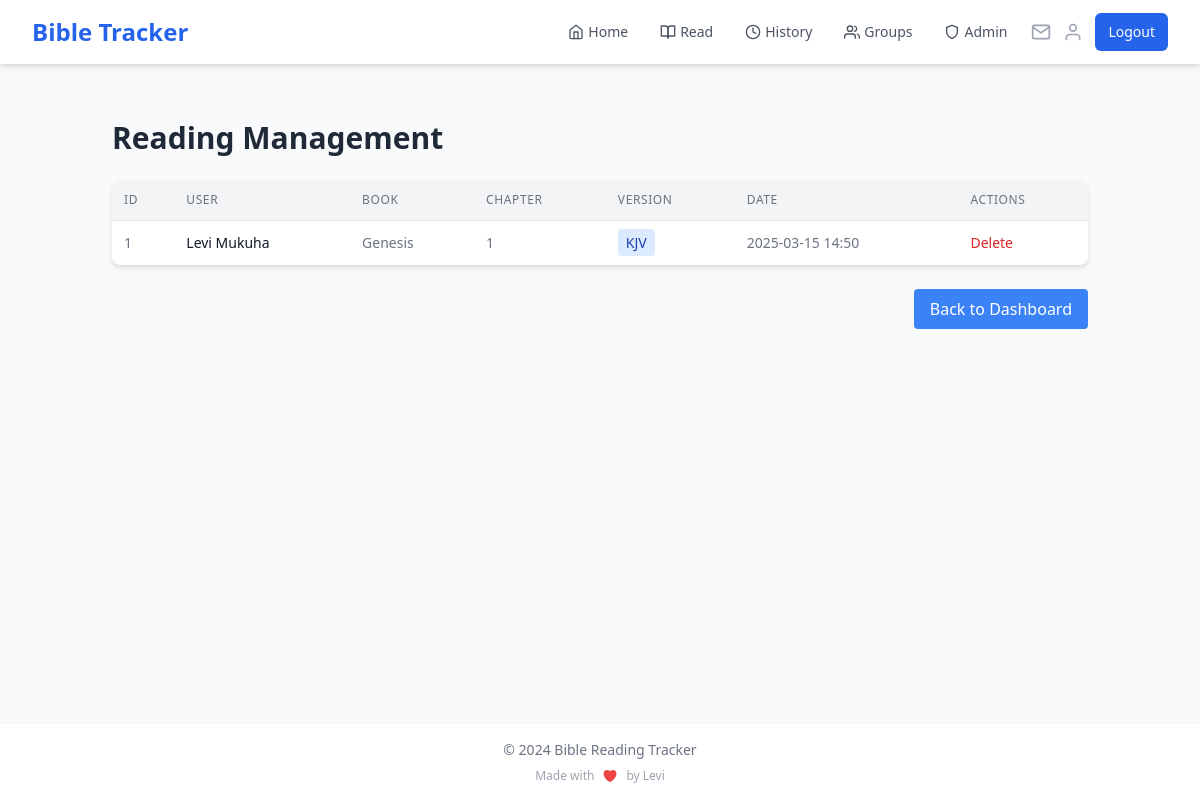
Page /admin/readings (signed in) on the earlier database version.
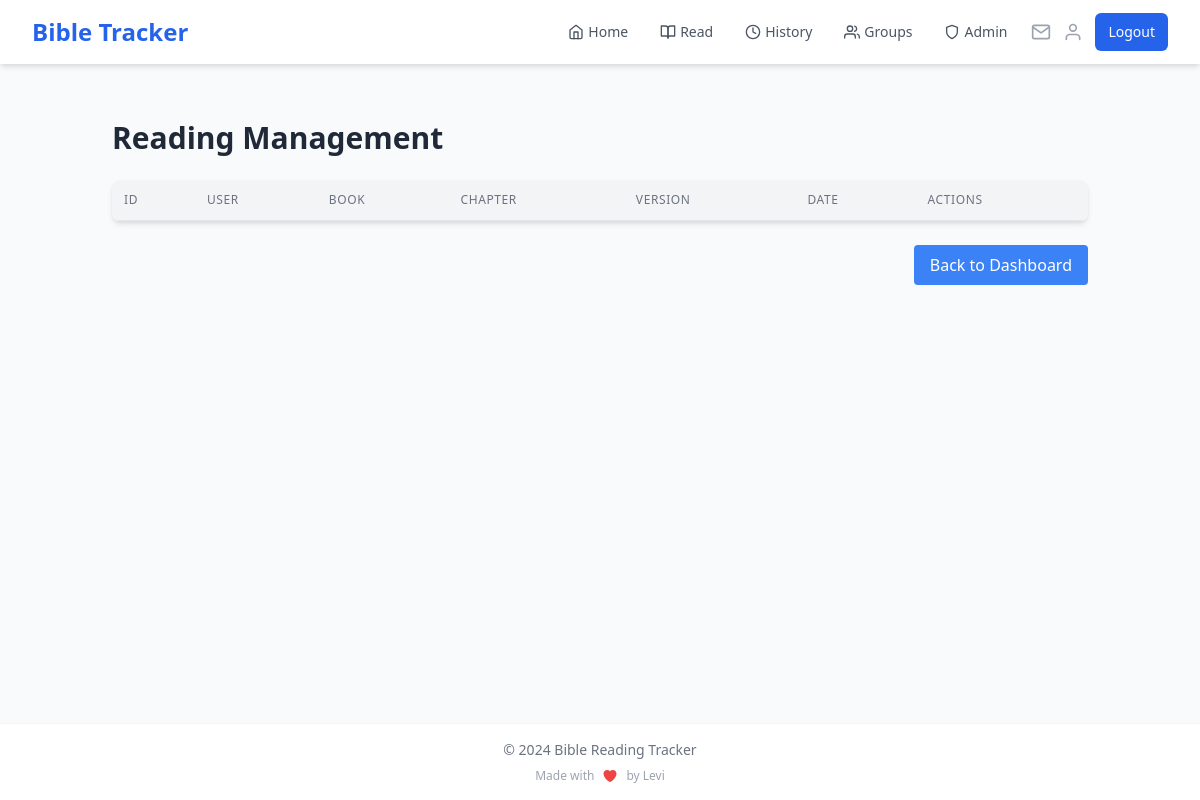
Same page on the later database version.
### app.py (models this page shows)
class Reading(db.Model):
    __table_args__ = (
        db.Index('idx_user_date', 'user_id', 'date'),
    )
    id = db.Column(db.Integer, primary_key=True)
    user_id = db.Column(db.Integer, db.ForeignKey('user.id'), nullable=False)
    book = db.Column(db.String(50), nullable=False)
    chapter = db.Column(db.Integer, nullable=False)
    verses = db.Column(db.String(200))
    highlights = db.Column(db.Text)
    date = db.Column(db.DateTime, default=datetime.utcnow, index=True)
    bible_version = db.Column(db.String(10), default='KJV')

class User(UserMixin, db.Model):
    id = db.Column(db.Integer, primary_key=True)
    name = db.Column(db.String(100), nullable=False)
    email = db.Column(db.String(120), unique=True, nullable=False, index=True)
    password_hash = db.Column(db.String(200), nullable=False)
    streak = db.Column(db.Integer, default=0)
    last_read_date = db.Column(db.DateTime, index=True)
    readings = db.relationship('Reading', backref='user', lazy='dynamic')
    preferred_version = db.Column(db.String(10), default='KJV')
    created_groups = db.relationship('ReadingGroup', backref='creator', lazy='dynamic')
    group_memberships = db.relationship('GroupMember', backref='user', lazy='dynamic')

### app.py (the view)
@app.route('/admin/readings')
@login_required
@admin_required
def admin_readings():
    page = request.args.get('page', 1, type=int)
    per_page = 50
    readings = Reading.query.order_by(Reading.date.desc()).paginate(page=page, per_page=per_page, error_out=False)
    return render_template('admin/readings.html', readings=readings)

### app.py (called while the page is built)
@login_manager.user_loader
def load_user(user_id):
    if 'user_id' in session:
        return User.query.get(int(session['user_id']))
    return None

@app.context_processor
def inject_user_name():
    if current_user.is_authenticated:
        return dict(user_name=current_user.name)
    return dict(user_name='Guest')

@app.context_processor
def inject_invitation_count():
    if current_user.is_authenticated:
        invitation_count = GroupInvitation.query.filter(
            GroupInvitation.email == current_user.email,
            GroupInvitation.used == False,
            GroupInvitation.expires_at > datetime.utcnow()
        ).count()
        return dict(invitation_count=invitation_count)
    return dict(invitation_count=0)

def admin_required(f):
    @wraps(f)
    def decorated_function(*args, **kwargs):
        if not current_user.is_authenticated or current_user.email.lower() != 'mukuhalevi@gmail.com'.lower():
            flash('You do not have permission to access the admin panel.')
            return redirect(url_for('home'))
        return f(*args, **kwargs)
    return decorated_function

### templates/admin/readings.html (shortened to what this page needs)
{% extends "base.html" %}
{% block content %}
<div class="container mx-auto p-6">
    <h1 class="text-3xl font-bold mb-6 text-gray-800">Reading Management</h1>
    <div class="bg-white shadow-md rounded-lg overflow-hidden">
        <table class="w-full">
            <thead class="bg-gray-100 border-b">
                <tr>
                    <th class="p-3 text-left text-xs font-medium text-gray-500 uppercase tracking-wider">ID</th>
                    <th class="p-3 text-left text-xs font-medium text-gray-500 uppercase tracking-wider">User</th>
                    <th class="p-3 text-left text-xs font-medium text-gray-500 uppercase tracking-wider">Book</th>
                    <th class="p-3 text-left text-xs font-medium text-gray-500 uppercase tracking-wider">Chapter</th>
                    <th class="p-3 text-left text-xs font-medium text-gray-500 uppercase tracking-wider">Version</th>
                    <th class="p-3 text-left text-xs font-medium text-gray-500 uppercase tracking-wider">Date</th>
                    <th class="p-3 text-left text-xs font-medium text-gray-500 uppercase tracking-wider">Actions</th>
                </tr>
            </thead>
            <tbody class="divide-y divide-gray-200">
                {% for reading in readings.items %}
                <tr class="hover:bg-gray-50">
                    <td class="p-3 whitespace-nowrap text-sm text-gray-500">{{ reading.id }}</td>
                    <td class="p-3 whitespace-nowrap text-sm font-medium text-gray-900">{{ reading.user.name }}</td>
                    <td class="p-3 whitespace-nowrap text-sm text-gray-500">{{ reading.book }}</td>
                    <td class="p-3 whitespace-nowrap text-sm text-gray-500">{{ reading.chapter }}</td>
                    <td class="p-3 whitespace-nowrap text-sm text-gray-500">
                        <span class="px-2 py-1 rounded bg-blue-100 text-blue-800">
                            {{ reading.bible_version }}
                        </span>
                    </td>
                    <td class="p-3 whitespace-nowrap text-sm text-gray-500">{{ reading.date.strftime('%Y-%m-%d %H:%M') }}</td>
                    <td class="p-3 whitespace-nowrap text-sm font-medium">
                        <form method="POST" action="{{ url_for('admin_delete_reading', reading_id=reading.id) }}" class="inline">
                            <button type="submit" class="text-red-600 hover:text-red-900" onclick="return confirm('Are you sure?')">Delete</button>
                        </form>
                    </td>
                </tr>
                {% endfor %}
            </tbody>
        </table>
    </div>
    <div class="mt-6 flex items-center justify-between">
        <a href="{{ url_for('admin_dashboard') }}" class="px-4 py-2 bg-blue-500 text-white rounded hover:bg-blue-600">
            Back to Dashboard
        </a>
    </div>
</div>
{% endblock %}

### templates/base.html (shortened to what this page needs)
<!DOCTYPE html>
<html lang="en">
<head>
    <link href="https://cdn.jsdelivr.net/npm/tailwindcss@2.2.19/dist/tailwind.min.css" rel="stylesheet">
</head>
<body class="bg-gray-50 min-h-screen flex flex-col">
    <nav class="bg-white shadow-md">
        <div class="max-w-7xl mx-auto px-4 sm:px-6 lg:px-8">
            <div class="flex justify-between h-16 items-center">
                <div class="flex items-center justify-between w-full">
                    <div class="flex items-center">
                        <a href="{{ url_for('home') }}" class="text-xl sm:text-2xl font-bold text-blue-600">Bible Tracker</a>
                    </div>
                    <div class="flex items-center">
                        {% if current_user.is_authenticated %}
                        <div class="hidden sm:flex space-x-4 mr-4">
                            <a href="{{ url_for('home') }}" class="text-gray-600 hover:text-blue-600 px-2 py-1 text-sm font-medium flex items-center">
                                <i data-feather="home" class="mr-1 h-4 w-4"></i>Home
                            </a>
                            <a href="{{ url_for('read') }}" class="text-gray-600 hover:text-blue-600 px-2 py-1 text-sm font-medium flex items-center">
                                <i data-feather="book-open" class="mr-1 h-4 w-4"></i>Read
                            </a>
                            <a href="{{ url_for('history') }}" class="text-gray-600 hover:text-blue-600 px-2 py-1 text-sm font-medium flex items-center">
                                <i data-feather="clock" class="mr-1 h-4 w-4"></i>History
                            </a>
                            <a href="{{ url_for('list_groups') }}" class="text-gray-600 hover:text-blue-600 px-2 py-1 text-sm font-medium flex items-center">
                                <i data-feather="users" class="mr-1 h-4 w-4"></i>Groups
                            </a>
                            {% if current_user.email.lower() == 'mukuhalevi@gmail.com' %}
                            <div class="relative group">
                                <a href="{{ url_for('admin_dashboard') }}" class="text-gray-600 hover:text-blue-600 px-2 py-1 text-sm font-medium flex items-center">
                                    <i data-feather="shield" class="mr-1 h-4 w-4"></i>Admin
                                </a>
                            </div>
                            {% endif %}
                        </div>
                        <div class="flex items-center space-x-3">
                            <a href="{{ url_for('view_invitations') }}" class="relative">
                                <i data-feather="mail" class="h-5 w-5 text-gray-400 hover:text-blue-600"></i>
                            </a>
                            <a href="{{ url_for('profile') }}" class="">
                                <i data-feather="user" class="h-5 w-5 text-gray-400 hover:text-blue-600"></i>
                            </a>
                            <a href="{{ url_for('logout') }}" class="hidden sm:inline-flex items-center px-3 py-2 border border-transparent text-sm font-medium rounded-md text-white bg-blue-600 hover:bg-blue-700">
                                Logout
                            </a>
                        </div>
                        {% endif %}
                    </div>
                </div>
            </div>
        </div>
    </nav>
    <main class="flex-grow container max-w-7xl mx-auto px-4 sm:px-6 lg:px-8 py-8">
        {% block content %}
        {% endblock %}
    </main>
    <footer class="bg-white shadow">
        <div class="max-w-7xl mx-auto py-4 px-4 sm:px-6 lg:px-8 text-center">
            <div class="text-gray-500 text-sm">
                © 2024 Bible Reading Tracker
            </div>
            <div class="mt-2 text-xs text-gray-400 flex items-center justify-center">
                <span class="mr-2">Made with</span>
                <span class="ml-2">by Levi</span>
            </div>
        </div>
    </footer>
</body>
</html>

Differences in the rows shown:
removed Reading: id "1", user.name "Levi Mukuha", book "Genesis", chapter "1", bible_version "KJV", date "2025-03-15 14:50"
